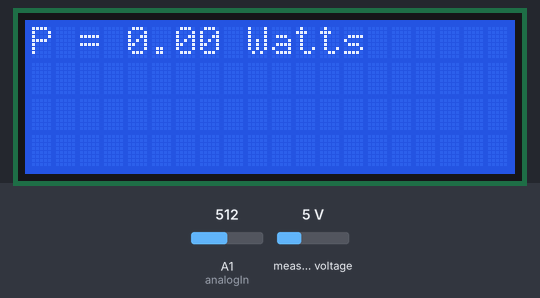
This sketch was run on a simulated Arduino Uno, built with avr-gcc and run on an emulated ATmega328P. Shown: 20×4 character LCD. Inputs (shaded band) come from the test bench; at power-on: A1 (analogIn) = 512, measured voltage 5 V. What the sketch prints to the serial monitor is not drawn.

Above: at 1.3 s.
1.4 s: A1 (analogIn) set to 716
At 3.3 s:
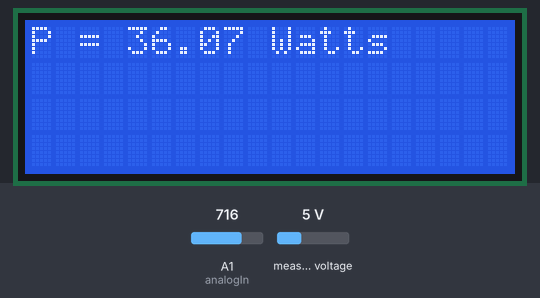
3.7 s: A1 (analogIn) set to 584
At 5.3 s:
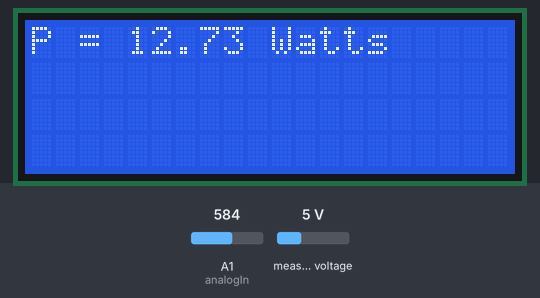
5.8 s: A1 (analogIn) set to 551
At 7.2 s:
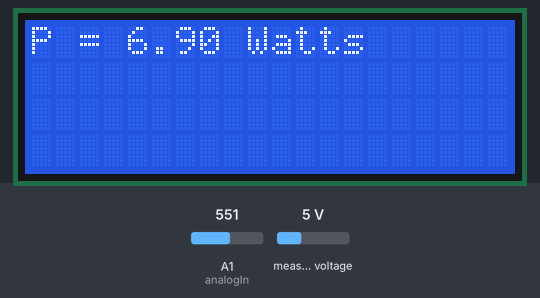
7.9 s: measured voltage set to 0.3 V
At 9.1 s:
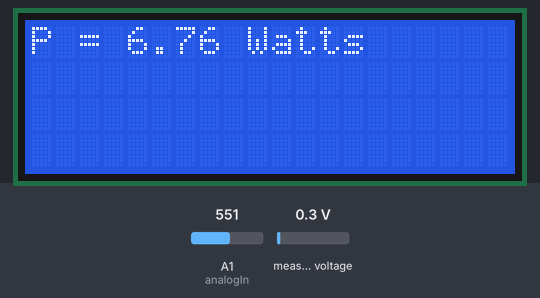
10.0 s: measured voltage set to 3.8 V
12.0 s: measured voltage set to 7.5 V
At 14.1 s:
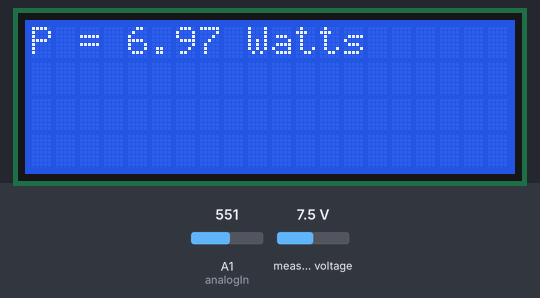
Timing chart, 0 to 15.1 s (numbered marks = the images above; inputs shaded):
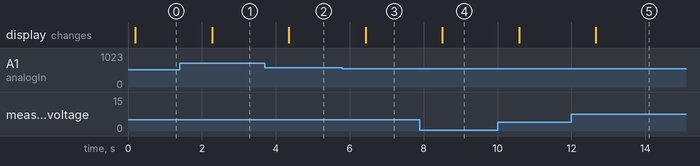

The sketch:

Supply_Line_Fault_Detector.ino
```cpp
#include "ZMPT101B.h"
#include "ACS712.h"
#include <LiquidCrystal_I2C.h>
#include "SoftwareSerial.h"

/*
  This example shows how to measure the power consumption
  of devices in AC electrical system
*/

// We have ZMPT101B sensor connected to A0 pin of arduino
// Replace with your version if necessary
ZMPT101B voltageSensor(A0);

// We have 30 amps version sensor connected to A1 pin of arduino
// Replace with your version if necessary
const int analogIn = A1;
int mVperAmp = 66; // use 100 for 20A Module and 185 for 5A Module
int RawValue= 0;
int ACSoffset = 2500;
double Voltage = 0;
double I = 0;

// initialize the library by associating any needed LCD interface pin
// with the arduino pin number it is connected to
const int rs = 12, en = 11, d4 = 5, d5 = 4, d6 = 3, d7 = 2;
LiquidCrystal_I2C lcd(0x27,20,4);  // set the LCD address to 0x27 for a 16 chars and 2 line display

SoftwareSerial mySerial(9, 10); // setting 9 & 10 for serial ports. 9=TX , 10= RX

void setup()
{
  mySerial.begin(9600);//setting the baud rate of GSM Module
  Serial.begin(9600); // open the serial port at 9600 bps:
  // set up the LCD's number of columns and rows:
  lcd.init();
  lcd.backlight();
  pinMode(5, OUTPUT);
  // calibrate() method calibrates zero point of sensor,
  // It is not necessary, but may positively affect the accuracy
  // Ensure that no current flows through the sensor at this moment
  // If you are not sure that the current through the sensor will not leak during calibration - comment out this method
  //lcd.print("Calibrating... Ensure that no current flows through the sensor at this moment");
  digitalWrite(5, LOW);
  delay(100);
  voltageSensor.calibrate();

  //lcd.print("Done!");
}


void loop()
{
  // To measure voltage/current we need to know the frequency of voltage/current
  // By default 50Hz is used, but you can specify desired frequency
  // as first argument to getVoltageAC and getCurrentAC() method, if necessary

  float U = voltageSensor.getVoltageAC();
  RawValue = analogRead(analogIn);
  Voltage = (RawValue / 1024.0) * 5000; // Gets you mV
  I = ((Voltage - ACSoffset) / mVperAmp);

  if (I<0){
    I = 0;
  }
  else{
    I=I*0.001;
  }
  U = (U*10)+90;
  if (U<200){
    U = 0;
    I = 0;
  }

  // To calculate the power we need voltage multiplied by current
  float P = U * I;

  Serial.println(String("U = ") + U + " V");
  Serial.println(String("I = ") + I + " A");
  Serial.println(String("P = ") + P + " Watts");
  lcd.setCursor(0, 0);
  lcd.println(String("P = ") + P + " Watts");

  delay(1000);

 if (U==0 || I==0) {
   digitalWrite(5,HIGH);
 }
 else{
   digitalWrite(5,LOW);
  }
 }
```

Measured:
- the behaviour switches between 569 and 568 on A1 (analogIn) (found by bisection; images 2 and 3)
- after the input at 1.4 s, the display: changes after 0.88 s (image 1)
- after the input at 3.7 s, the display: changes after 0.65 s (image 2)
- after the input at 5.8 s, the display: changes after 0.63 s (image 3)
- after the input at 7.9 s, the display: changes after 0.61 s (image 4)
- after the input at 12.0 s, the display: changes after 0.66 s (image 5)
